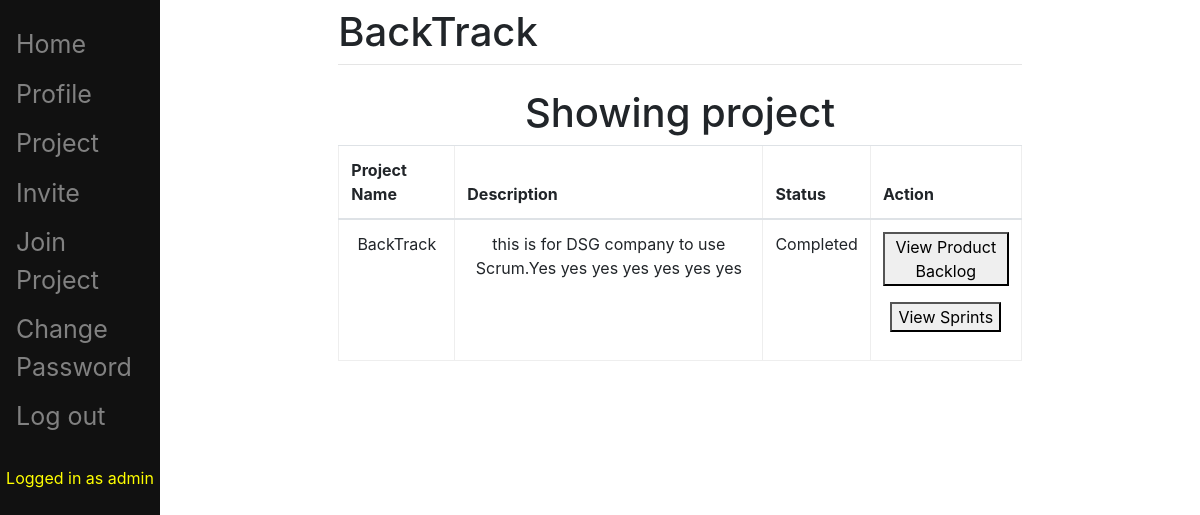
The page /pbi/ProjectList/ (signed in) on the database as committed earlier.
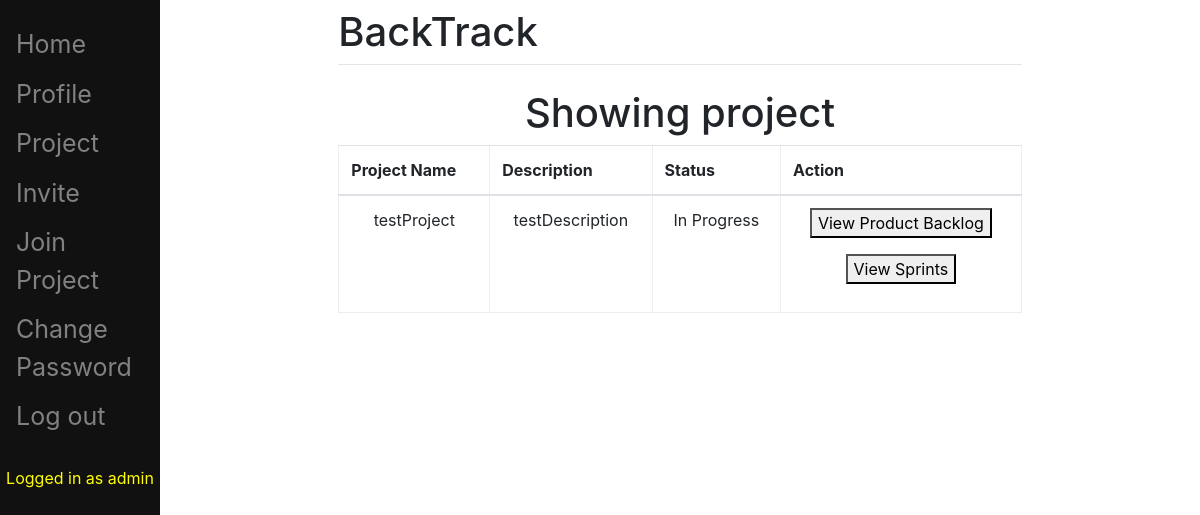
The same page on the database as committed later.
### pbi/models.py (models this page shows, shortened)
class Project(models.Model):
	STAT = (
		('Completed', 'Completed'),
		('In Progress', 'In Progress'),
		('Not yet started', 'Not yet started'),
	)
	name = models.CharField(max_length=200)
	description = models.CharField(max_length=200, blank=True, null=True)
	status = models.CharField(choices=STAT, default='Not yet started', max_length=200)
	last_sprint = models.IntegerField(default=1, editable=False)
	Dhash = models.CharField(max_length=200, default=_hash, editable=False)
	SMhash = models.CharField(max_length=200, default=_hash, editable=False)

### pbi/views.py (the view)
# urls.py: path('ProjectList/',
class ProjectList(LoginRequiredMixin, TemplateView):
    login_url = '/pbi/login/'
    redirect_field_name = 'redirect_to'
    template_name="ProjectList.html"
    model = Project
    def get_context_data(self, **kwargs):
        ctx = super(ProjectList, self).get_context_data(**kwargs)
        ctx['header'] = ['Project Name', 'Description', 'Status', 'Action']
        u = self.request.user
        per = Person.objects.get(user = u)
        p = per.project
        ctx['r'] = p
        return ctx

### templates/ProjectList.html (shortened to what this page needs)
{% extends "main/base.html" %}
{% block content %}
<h1 align="center">Showing project</h1>
<table class="table" border="2" style="border:2px;" cellpadding="10" align="center">
    <thead>
        <tr>
            {% for k in header %}
            <th>{{k}}</th>
            {% endfor %}
        </tr>
    </thead>
    <tbody>
        {% if r != NONE %}
            <tr>
				<td align="center" valign="center">{{ r.name }}</td>
                <td align="center" valign="center">{{ r.description }}</td>
				<td align="center" valign="center">{{ r.status }}</td>
                <td align="center" valign="center">
					<p><button onclick="window.location.href = 'http://localhost:8000/pbi/viewProductbacklog/{{ r.pk }}';">View Product Backlog</button></p>
					<p><button onclick="window.location.href = 'http://localhost:8000/pbi/viewProject/{{ r.pk }}';">View Sprints</button></p>
				</td>
            </tr>
        {% endif %}
    </tbody>
</table>
{% endblock %}

Rows that differ between the two databases and show on the page:
no longer on this page (row unchanged): Project: name "BackTrack", description "this is for DSG company to use Scrum.Yes yes yes yes yes yes yes", status "Completed"
added Project: name "testProject", description "testDescription", status "In Progress"
